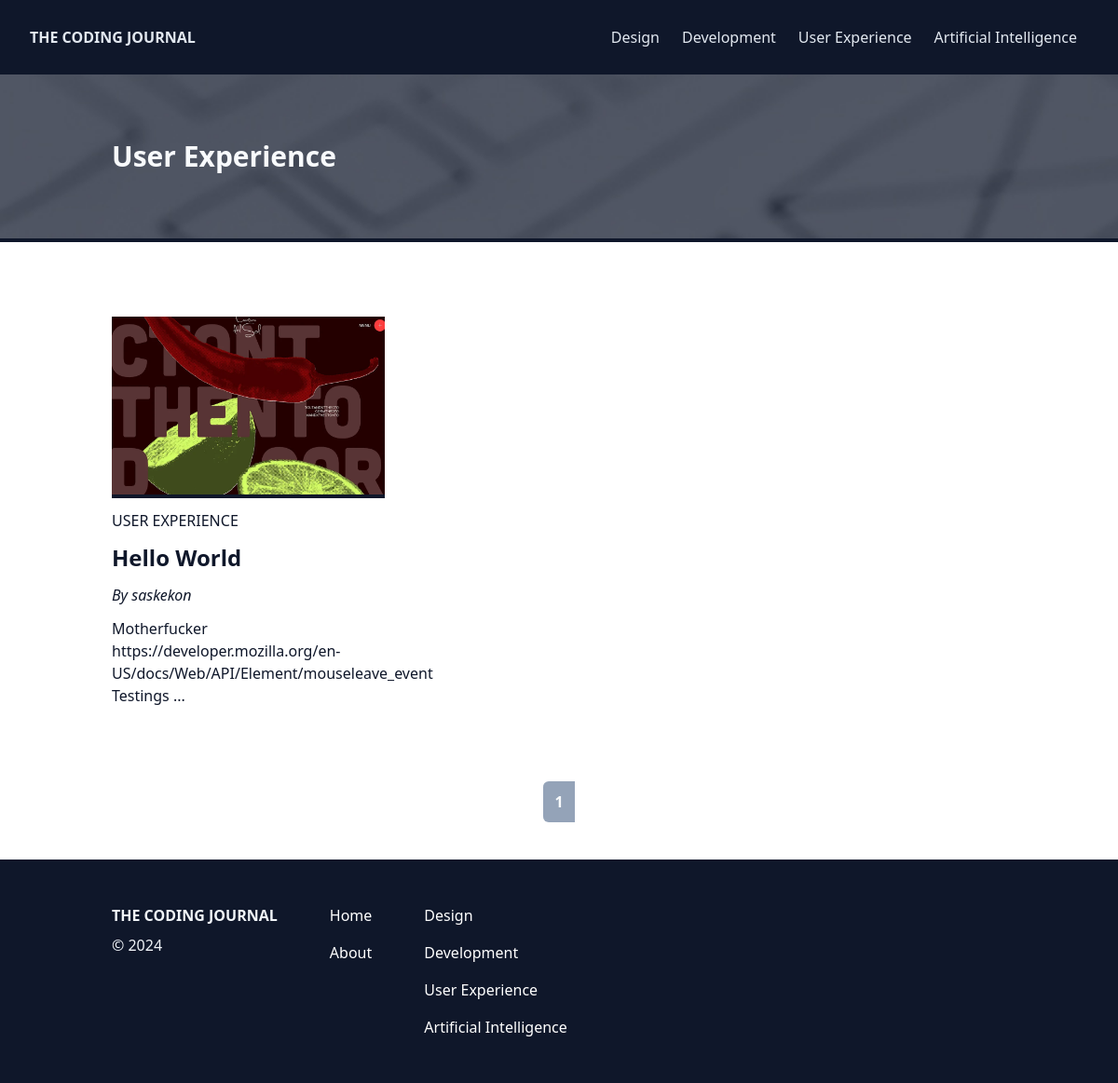
Screenshot of /user-experience with the database file from the repository.
### app/models.py (models this page shows, shortened)
class Category(db.Model):
    id: Mapped[int] = mapped_column(primary_key=True)
    key: Mapped[str] = mapped_column(String(25), unique=True)
    name: Mapped[str] = mapped_column(String(50), unique=True)
    posts: Mapped[List["Post"]] = relationship(back_populates="c_posts") # One-to-Many Relationship

class Post(db.Model):
    id: Mapped[int] = mapped_column(primary_key=True)
    title: Mapped[str] = mapped_column(String(50))
    body: Mapped[str] = mapped_column(Text)
    featured_image: Mapped[str] = mapped_column(String(255))
    timestamp: Mapped[datetime] = mapped_column(default=lambda: datetime.now(timezone.utc))
    user_id: Mapped[int] = mapped_column(ForeignKey(User.id))
    u_posts: Mapped["User"] = relationship(back_populates="posts")
    category_id: Mapped[int] = mapped_column(ForeignKey(Category.id))
    c_posts: Mapped["Category"] = relationship(back_populates="posts")

class User(db.Model, UserMixin):
    id: Mapped[int] = mapped_column(primary_key=True)
    username: Mapped[str] = mapped_column(String(25), unique=True)
    password_hash: Mapped[str] = mapped_column(String(255))
    email: Mapped[str] = mapped_column(String(50), unique=True)
    registered_date: Mapped[datetime] = mapped_column(default=lambda: datetime.now(timezone.utc))
    profile: Mapped["Profile"] = relationship(back_populates="u_profile", uselist=False) # One-to-One Relationship
    posts: Mapped[List["Post"]] = relationship(back_populates="u_posts") # One-to-Many Relationship
    comments: Mapped[List["Comment"]] = relationship(back_populates="u_comments")

### app/views/main.py (the view)
@main.route("/<category_key>")
def category_page(category_key):
    category = db.first_or_404(db.select(Category).where(Category.key == category_key))
    posts = db.paginate(db.select(Post).where(Post.category_id == category.id).order_by(Post.timestamp.desc()), per_page=9, error_out=False)
    category_mapping = {
        "design" : "c-design",
        "development" : "c-development",
        "user-experience" : "c-ux",
        "artificial-intelligence" : "c-ai"
    }
    category_class = category_mapping.get(category_key)
    for post in posts:
        post.text_only = remove_html_tags(post.body)
    return render_template("category_page.html", category=category, category_class=category_class, posts=posts)

### app/utils.py (called while the page is built)
def remove_html_tags(body):
    soup = BeautifulSoup(body, "html.parser")
    return soup.get_text()

### app/views/main.py (called while the page is built)
@main.context_processor
def inject():
    categories = db.session.scalars(db.select(Category)).all()
    subscribe_form = SubscribeForm()
    return {
        "categories": categories,
        "subscribe_form": subscribe_form,
        }

### app/templates/category_page.html (shortened to what this page needs)
{% extends "base.html" %}
{% block body %}
<section class="{{category_class}} mb-20 border-b-4 border-slate-900 overflow-hidden">
    <div class="container mx-auto px-8">
        <div class="flex items-center h-44 text-slate-50">
            <h1 class="text-3xl font-bold">{{ category.name }}</h1>
        </div>
    </div>
</section>
<div class="container mx-auto px-8">
    <div class="col-span-8 grid grid-cols-1 mb-10 md:grid-cols-3 md:gap-10">
        {% for post in posts %}
        <article class="mb-10">
            <a href="{{ url_for('main.single_post', post_id=post.id) }}">
                <div class="border-b-4 border-slate-900 max-h-60 overflow-hidden">
                    <img class="hover:scale-[1.1] transition-all" src="{{ url_for('main.uploaded_image', filename=post.featured_image)}}">
                </div>
                <p class="my-3 uppercase">{{ post.c_posts.name }}</p>
                <h2 class="text-2xl font-bold">{{ post.title }}</h2>
            </a>
            <p class="my-3"><i>By {{ post.u_posts.username }}</i></p>
            <p>{{ post.text_only[:150] | safe }} ...</p>
        </article>
        {% endfor %}
    </div>
    <ul class="flex justify-center mb-10">
        {% for page in posts.iter_pages() %}
            {% if page %}
                {% if page != posts.page %}
                    <li><a class="inline-block px-3 py-2 border-y-2 border-slate-400 hover:bg-slate-400 transition-all" href="{{ url_for('main.category_page', category_key=category.key, page=page) }}">{{ page }}</a></li>
                {% else %}
                    <strong class=
                        "{% if loop.first %}
                            rounded-l-md
                        {% elif loop.last %}
                            rounded-r-md
                        {% endif %}
                        inline-block px-3 py-2 border-y-2 border-slate-400 text-slate-50 bg-slate-400">
                        {{ page }}
                    </strong>
                {% endif %}
            {% else %}
                <span class=ellipsis>…</span>
            {% endif %}
        {% endfor %}
    </ul>
</div>
{% endblock %}

### app/templates/header.html (shortened to what this page needs)
<header class="{% if current_user.is_authenticated %}mt-[30px]{% endif %} bg-slate-900 text-slate-200 overflow-auto">
    <nav class="container max-w-screen-xl mx-auto px-8">
        <div class="md:flex md:justify-between">
            <div class="flex justify-between content-center py-7">
                <a class="inline-block" href="{{ url_for('main.index') }}">
                    <p class="font-extrabold">THE CODING JOURNAL</p>
                </a>
            </div>
            <ul class="mb-5 hidden md:flex md:mb-0 md:items-center" id="collapse">
                {% for category in categories %}
                    <li class="{% if loop.last %}pb-2{% endif %} md:pb-0"><a class="navbar-link" href="{{ url_for('main.category_page', category_key=category.key) }}">{{category.name}}</a></li>
                {% endfor %}
            </ul>
        </div>
    </nav>
</header>

### app/templates/footer.html
<footer class="py-10 text-slate-100 bg-slate-900">
    <div class="container mx-auto px-8">
        <div class="flex flex-col md:flex-row">
            <div class="mb-5 mr-14">
                <a href="{{ url_for('main.index') }}">
                    <h2 class="py-2 font-extrabold">THE CODING JOURNAL</h2>
                </a>
                <p>&copy 2024</p>
            </div>
            <ul class="mb-5 mr-14">
                <li class="py-2 text-white hover:text-slate-400 transition-all"><a href="{{ url_for('main.index') }}">Home</a></li>
                <li class="py-2 text-white hover:text-slate-400 transition-all"><a href="#">About</a></li>
            </ul>
            <ul>
            {% for category in categories %}
                <li class="py-2 text-white hover:text-slate-400 transition-all">
                    <a href="{{ url_for('main.category_page', category_key=category.key) }}">{{category.name}}</a>
                </li>
            {% endfor %}
            </ul>
        </div>
    </div>
</footer>

### app/static/css/custom.css (style rules this page uses)
.hero, .c-design, .c-development, .c-ux, .c-ai { background-size: cover; background-attachment: fixed; }
.c-ux { background-image: url("../images/pexels-picjumbo-com-55570-196645.jpg"); }

### rows the page displays
Category: name "Design"
Category: name "Development"
Category: name "User Experience"
Category: name "Artificial Intelligence"
Post: featured_image (picture), c_posts.name "USER EXPERIENCE", title "Hello World", u_posts.username "saskekon", body "Motherfucker https://developer.mozilla.org/en-US/docs/Web/API/Element/mouseleave_event Testings"

### other values shown
{{ page }} "1"
